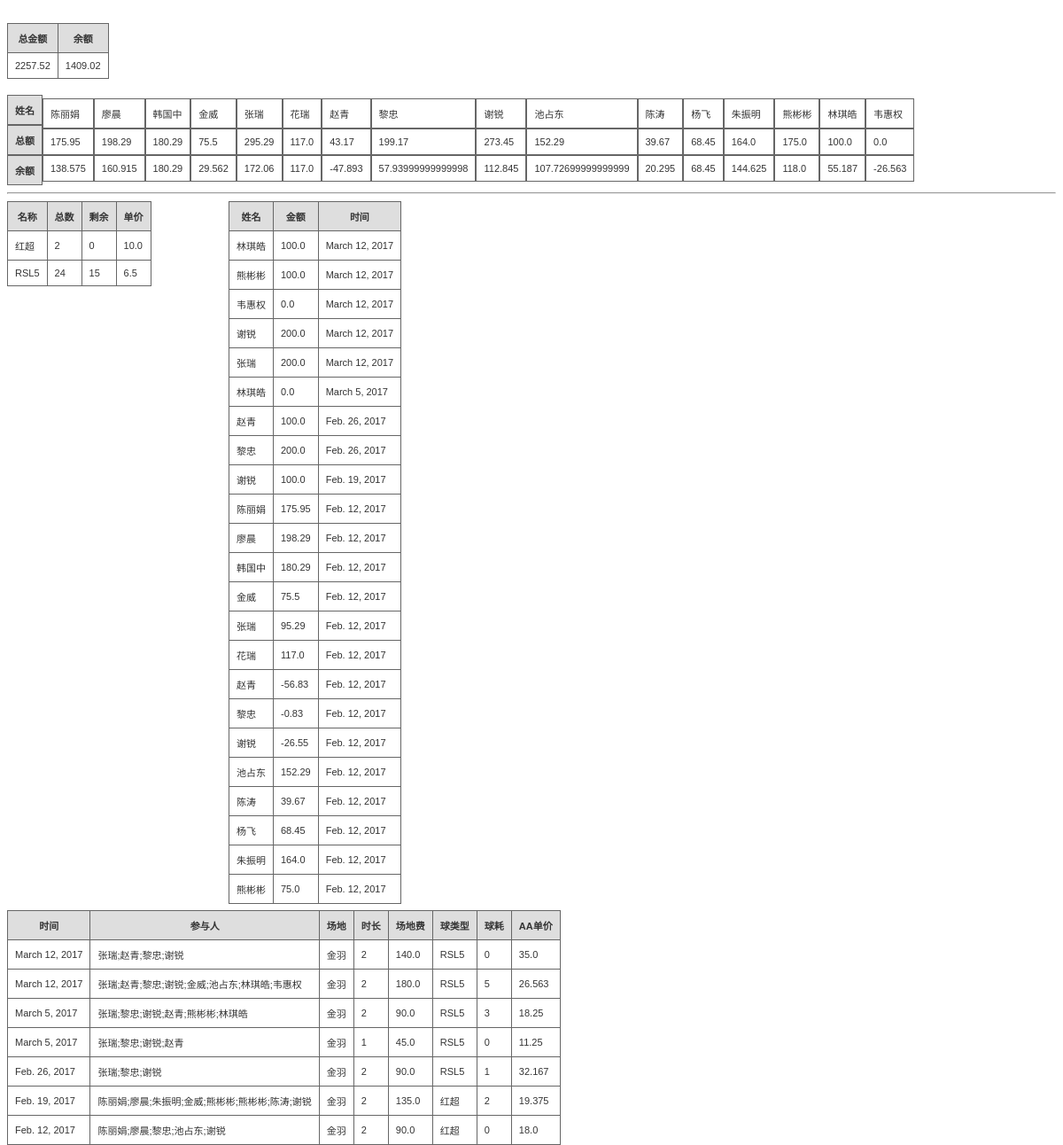
/badmintonmm/, run on an earlier commit of the app's database.
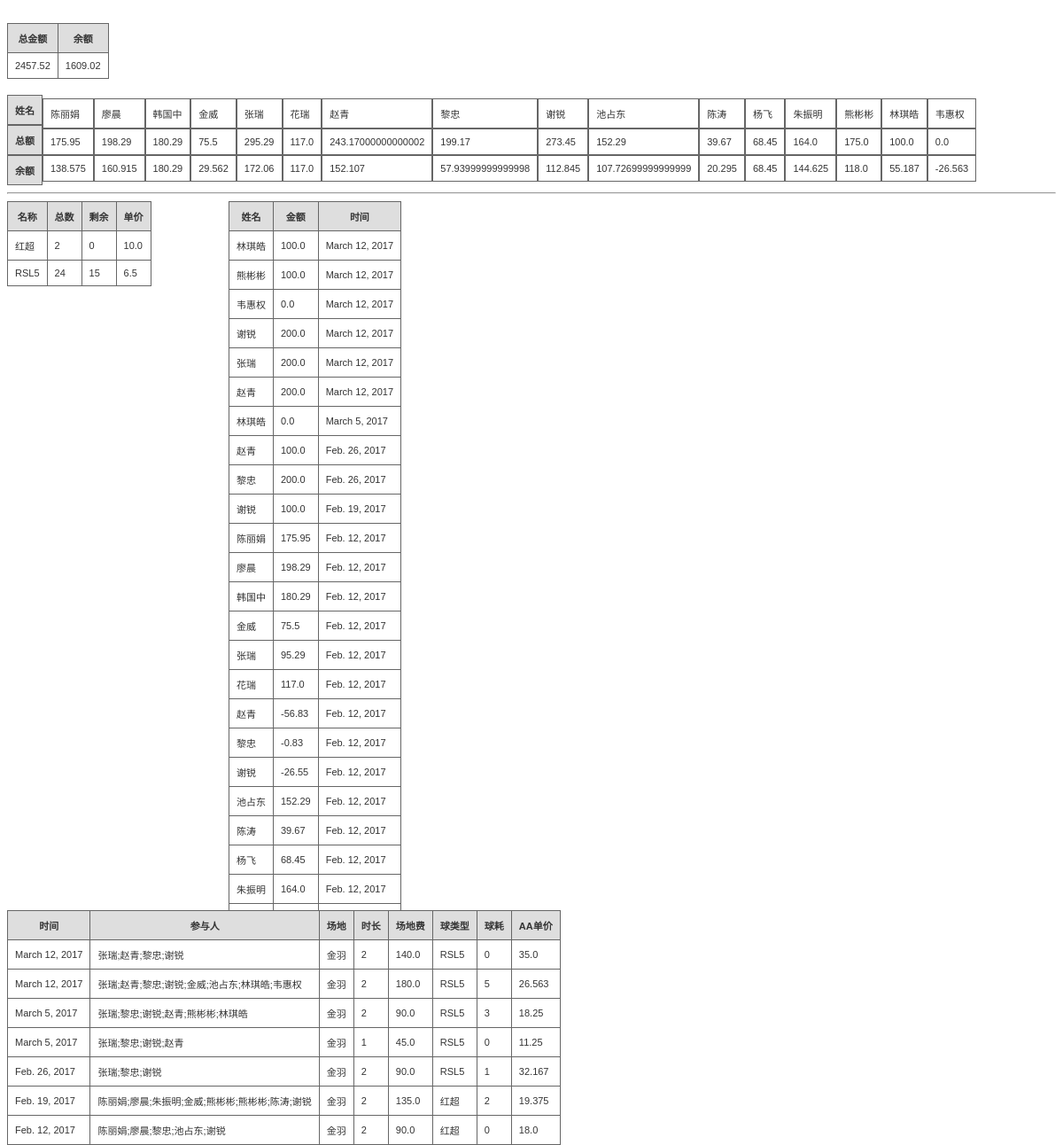
And on a later commit of the database.
### badmintonmm/models.py (models this page shows)
class TotalCount(models.Model):
    id = models
    total = models.FloatField()
    left = models.FloatField()

class MemberCount(models.Model):
    name = models.CharField(max_length=64)
    t_amount = models.FloatField(default=0)
    l_amount = models.FloatField(default=0)

class Ball(models.Model):
    name = models.CharField(max_length=64)
    count = models.IntegerField()
    price = models.FloatField()
    l_count = models.IntegerField(default=0)

class Deposit(models.Model):
    name = models.CharField(max_length=64)
    amount = models.FloatField(default=0)
    time = models.DateField()

class PlayOne(models.Model):
    time = models.DateField()
    players = models.TextField()
    place = models.CharField(max_length=64)
    duration = models.IntegerField()
    fee = models.FloatField()
    ballused = models.IntegerField()
    balltype = models.CharField(max_length=64)
    aaprice = models.FloatField()

### badmintonmm/views.py (the view)
def home(request):
    rets = list(Deposit.objects.all().order_by('-time'))
    membercounts = list(MemberCount.objects.all())
    total = get_total()
    balls = list(Ball.objects.all())
    plays = list(PlayOne.objects.all().order_by('-time'))
    return render(request, 'totalcount.html',{'results': rets,'members': membercounts,
                     'total':total,'balls':balls,'plays':plays})

### badmintonmm/views.py (called while the page is built)
def get_total():
    rets = list(TotalCount.objects.all())
    return rets[0]

### badmintonmm/templates/totalcount.html (shortened to what this page needs)
<!DOCTYPE html>
<html>
<body>
<br>
<div>
<table class="gridtable">
<tr>
<th>总金额</th>
<th>余额</th>
</tr>
<tr>
<td>{{ total.total }}</td>
<td>{{ total.left }}</td>
</tr>
</table>
<br>
</div>
<div>
<table class="gridtable1">
<tr>
<th>姓名</th>
<th>总额</th>
<th>余额</th>
</tr>
{% for member in members %}
<tr>
<td>{{member.name}}</td>
<td>{{member.t_amount}}</td>
<td>{{member.l_amount}}</td>
</tr>
{% endfor %}
</table>
</div>
<hr/>
<div class="lay1">
<table class="gridtable">
<tr>
<th>名称</th>
<th>总数</th>
<th>剩余</th>
<th>单价</th>
</tr>
{% for ball  in balls %}
<tr>
<td>{{ball.name}}</td>
<td>{{ball.count}}</td>
<td>{{ball.l_count}}</td>
<td>{{ball.price}}</td>
</tr>
{% endfor %}
</table>
</div>
<div class="lay11">
<table class="gridtable">
<tr>
<th>姓名</th>
<th>金额</th>
<th>时间</th>
</tr>
{% for res in results %}
<tr>
<td>{{res.name}}</td>
<td>{{res.amount}}</td>
<td>{{res.time}}</td>
</tr>
{% endfor %}
</table>
</div>
<div class="lay2">
<table class="gridtable">
<tr>
<th>时间</th>
<th>参与人</th>
<th>场地</th>
<th>时长</th>
<th>场地费</th>
<th>球类型</th>
<th>球耗</th>
<th>AA单价</th>
</tr>
{% for play in plays %}
<tr>
<td>{{play.time}}</td>
<td>{{play.players}}</td>
<td>{{play.place}}</td>
<td>{{play.duration}}</td>
<td>{{play.fee}}</td>
<td>{{play.balltype}}</td>
<td>{{play.ballused}}</td>
<td>{{play.aaprice}}</td>
</tr>
{% endfor %}
</table>
</div>
</body>
</html>

What changed in the data, as far as the page shows it:
no longer on this page (row unchanged): Deposit: name "熊彬彬", amount "75.0", time "Feb. 12, 2017"
changed TotalCount: total "2257.52" → "2457.52"; left "1409.02" → "1609.02"
changed MemberCount "赵青": t_amount "43.17" → "243.17000000000002"; l_amount "-47.893" → "152.107"
added Deposit: name "赵青", amount "200.0", time "March 12, 2017"
